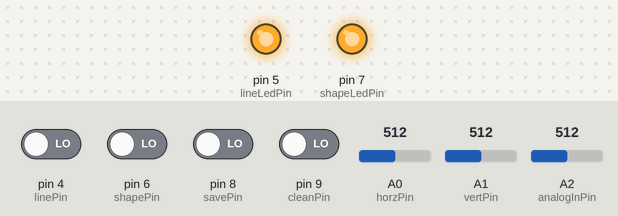
Bench run of a sketch on a simulated Arduino Leonardo, built with avr-gcc and run on an emulated ATmega32U4. On the bench: output pins drawn as LEDs (lit = HIGH). The test bench sets the inputs (shaded band); at power-on: pin 4 (linePin), pin 6 (shapePin), pin 8 (savePin), pin 9 (cleanPin) LOW, A0 (horzPin) = 512, A1 (vertPin) = 512, A2 (analogInPin) = 512. USB keyboard and mouse output is not drawn; what the sketch prints to the serial monitor is not drawn.

Above: at 2.2 s.
2.3 s: pin 4 (linePin) driven HIGH
At 3.5 s:
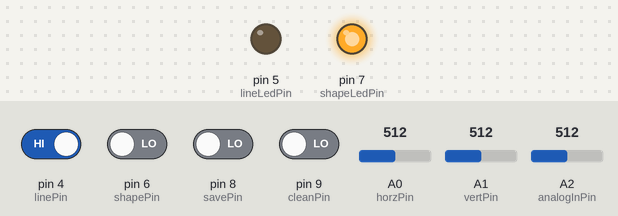
3.8 s: pin 6 (shapePin) driven HIGH
At 4.7 s:
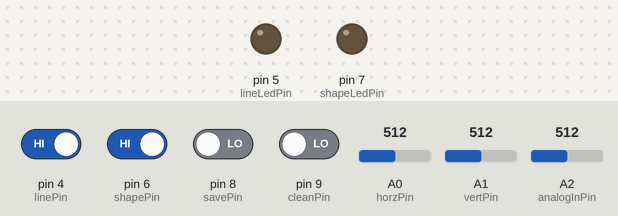
5.3 s: pin 6 (shapePin) driven LOW
At 5.9 s:
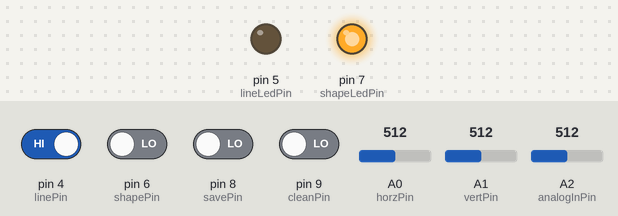
Timing chart, 0 to 8.3 s (numbered marks = the images above; inputs shaded):
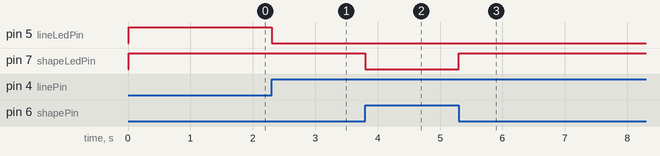

The sketch:

sketch_mar12c.ino
```cpp
#include <Mouse.h>
int horzPin = A0;  // Analog output of horizontal joystick pin
int vertPin = A1;  // Analog output of vertical joystick pin
int analogInPin = A2; // Analog output of potentiometer pin
int savePin = 8; // digital output of save button
int cleanPin = 9; // digital output of clean button
int shapePin = 6; // digital output of shape mode button
int linePin = 4; // digital output of line mode button
int lineLedPin = 5;
int shapeLedPin = 7;

int vertZero, horzZero;  // Stores the initial value of each axis, usually around 512
int vertValue, horzValue;  // Stores current analog output of each axis
const int sensitivity = 180;  // Higher sensitivity value = slower mouse, should be <= about 500
int mouseClickFlag = 0;

int invertMouse = 1;        //Invert joystick based on orientation

void setup(){
  Serial.begin(9600);
  while(!Serial){
    ;;
  }

  pinMode(horzPin, INPUT);  // Set all pins as inputs
  pinMode(vertPin, INPUT);
  pinMode(savePin, INPUT);
  pinMode(cleanPin, INPUT);
  pinMode(shapePin, INPUT);
  pinMode(linePin, INPUT);
  pinMode(lineLedPin, OUTPUT);
  pinMode(shapeLedPin, OUTPUT);

  digitalWrite(lineLedPin, HIGH);
  digitalWrite(shapeLedPin, HIGH);
  digitalWrite(linePin, LOW);  // Pull button select pin LOW

  delay(1000);  // short delay to let outputs settle
  vertZero = analogRead(vertPin);  // get the initial values
  horzZero = analogRead(horzPin);  // Joystick should be in neutral position when reading these

  Mouse.begin(); //Init mouse emulation
}

void loop(){

  int ardRead = analogRead(analogInPin);
  int mappedVal = map(ardRead, 0, 1023, 1,30);
  int saveRead = digitalRead(savePin);
  int cleanRead = digitalRead(cleanPin);
  int shapeRead = digitalRead(shapePin);
  int lineRead = digitalRead(linePin);

  String mappedValS = String(mappedVal);
  String saveReadS = String(saveRead);
  String cleanReadS = String(cleanRead);
  String shapeReadS = String(shapeRead);
  String lineReadS = String(lineRead);


  Serial.println(mappedValS + "," + saveReadS + "," + cleanReadS + "," + shapeReadS + "," + lineReadS);
  delay(1);

  vertValue = analogRead(vertPin) - vertZero;  // read vertical offset
  horzValue = analogRead(horzPin) - horzZero;  // read horizontal offset

  if (vertValue != 0){
    Mouse.move(0, (invertMouse * (vertValue / sensitivity)), 0); // move mouse on y axis
  }
  if (horzValue != 0){
    Mouse.move((invertMouse * (horzValue / sensitivity)), 0, 0); // move mouse on x axis
  }

  if(digitalRead(shapePin) == HIGH){
    digitalWrite(shapeLedPin, LOW);
  } else{
    digitalWrite(shapeLedPin, HIGH);
  }
  if(digitalRead(linePin) == HIGH){
    if (!Mouse.isPressed(MOUSE_LEFT)) {
         Mouse.press(MOUSE_LEFT);
         digitalWrite(lineLedPin, LOW);
      }
   } else {                           // else the mouse button is not pressed:
      // if the mouse is pressed, release it:
      if (Mouse.isPressed(MOUSE_LEFT)) {
         Mouse.release(MOUSE_LEFT);
         digitalWrite(lineLedPin, HIGH);
      }
  }
}
```

Measured:
- after the input at 2.3 s, pin 5 (lineLedPin): HIGH → LOW at once
- after the input at 3.8 s, pin 7 (shapeLedPin): HIGH → LOW at once
- after the input at 5.3 s, pin 7 (shapeLedPin): LOW → HIGH at once
